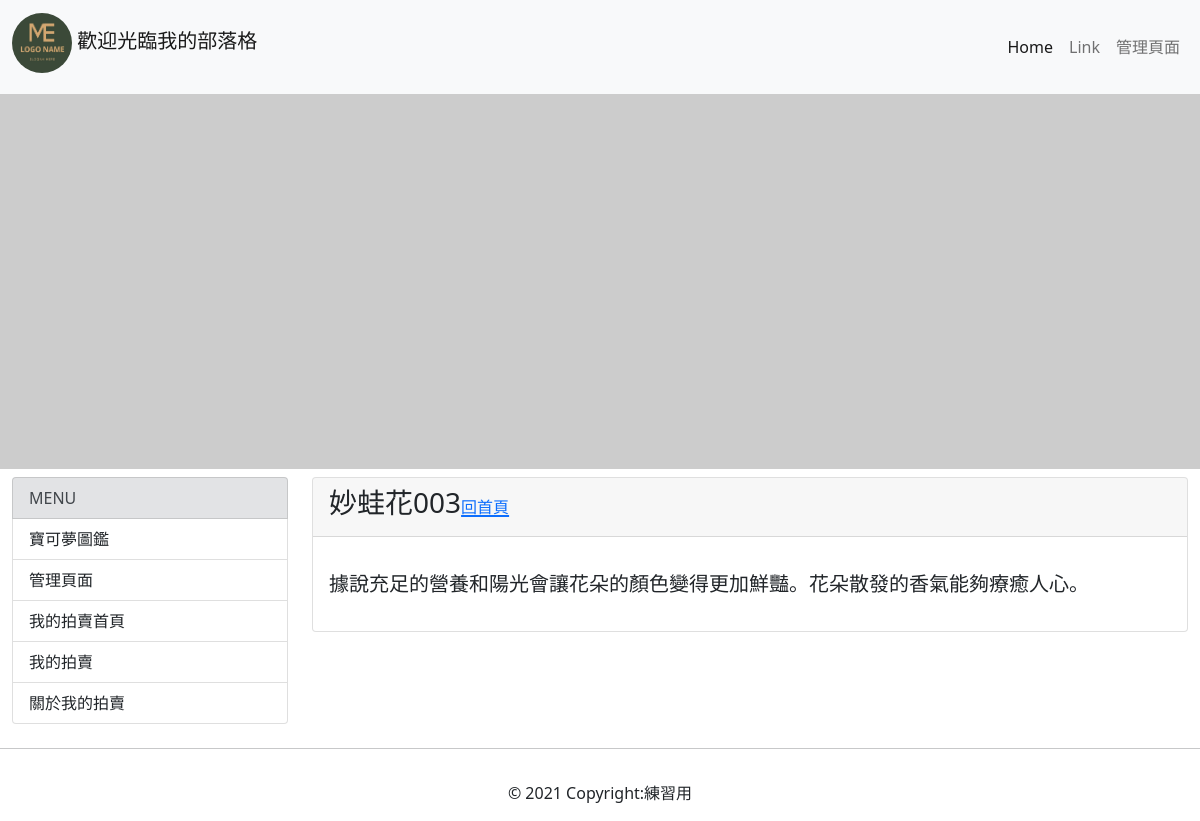
/post/003/, run on the app's committed database.
### mainsite/models.py (models this page shows, shortened)
class Post(models.Model):
  title = models.CharField(max_length=200)
  slug  = models.CharField(max_length=200)
  abstracts = models.TextField(max_length=200)
  pic_urls= models.URLField(max_length=250)
  body  = models.TextField()
  pub_date = models.DateTimeField(default=timezone.now)
  class Meta:
    ordering = ('-pub_date',)#  用新增日期排序-表示倒序

### mainsite/views.py (the view)
# urls.py: path('post/<slug:slug>/',showpost),
def showpost(request,slug):
  template =get_template('post.html')
  try:
   post =Post.objects.get(slug=slug)
   if post != None:
       html = template.render(locals())  #回傳區域變數用字典型態打包 一定要字典
       return HttpResponse(html)
  except:
    return redirect('/')

### templates/post.html (shortened to what this page needs)
{% extends 'base.html' %}
{% load markdown_deux_tags %}
      {% block content%}
      <div class="col">
            <div class="card h-100">
                <div class="card-header">
                  <h3>{{post.title}}{{post.slug}}<a href="/"><small style="font-size: 16px;">回首頁</small> </a> </h3>
                </div>
                <div class="card-body">
                    <blockquote class="blockquote mb-0">
                     <p>{{ post.body | markdown }}</p>
                    </blockquote>
                </div>
            </div>
          </div>
      {% endblock %}

### data on the page
Post: title "妙蛙花", slug "003", body "據說充足的營養和陽光會讓花朵的顏色變得更加鮮豔。花朵散發的香氣能夠療癒人心。"
